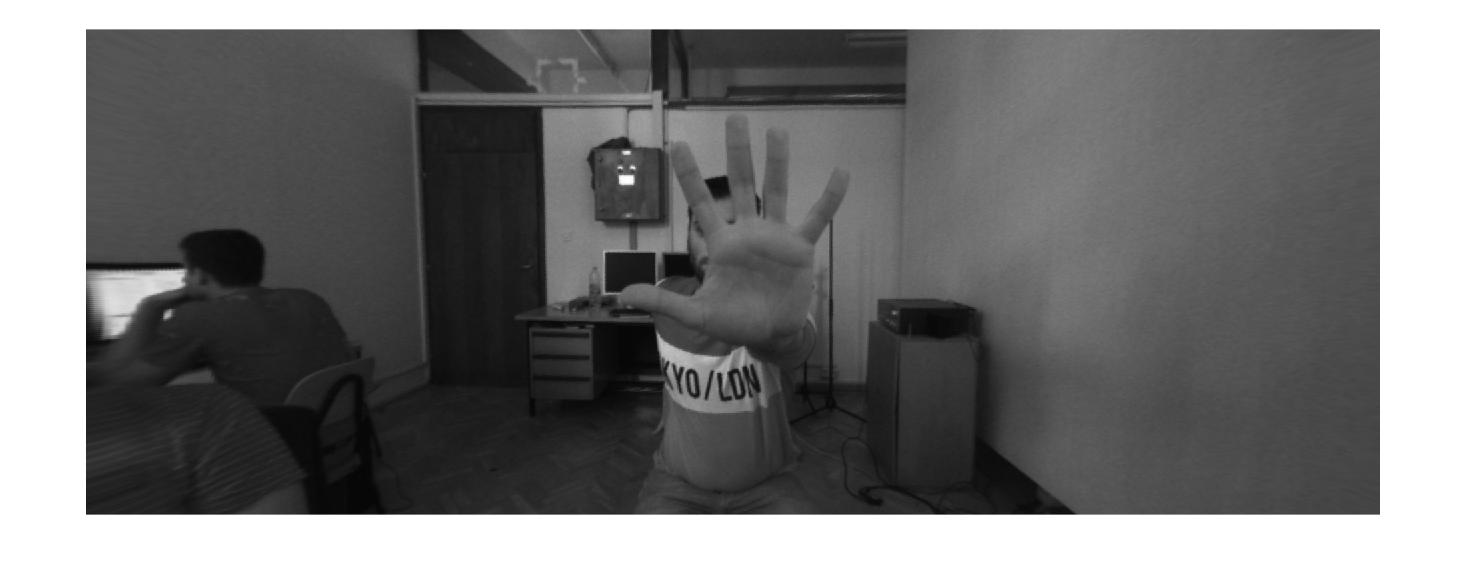
#> input picture rectified imgs matlab/left3.jpg, 1468 x 579 px, found by its file name
$ python Case_depth.py
#> lines starting #> are read from the running program, lines starting #| are printed output that depends on the picture
import numpy as np
from sklearn.preprocessing import normalize
import cv2

print('loading images...')
imgR = cv2.imread("/home/minneyar/Desktop/stereocam2/rectified imgs matlab/left3.jpg")  # downscale images for faster processing if you like
#> imgR is the input picture: shape (579, 1468, 3); min 5, max 255, mean 119.9
imgL = cv2.imread("/home/minneyar/Desktop/stereocam2/rectified imgs matlab/right3.jpg")
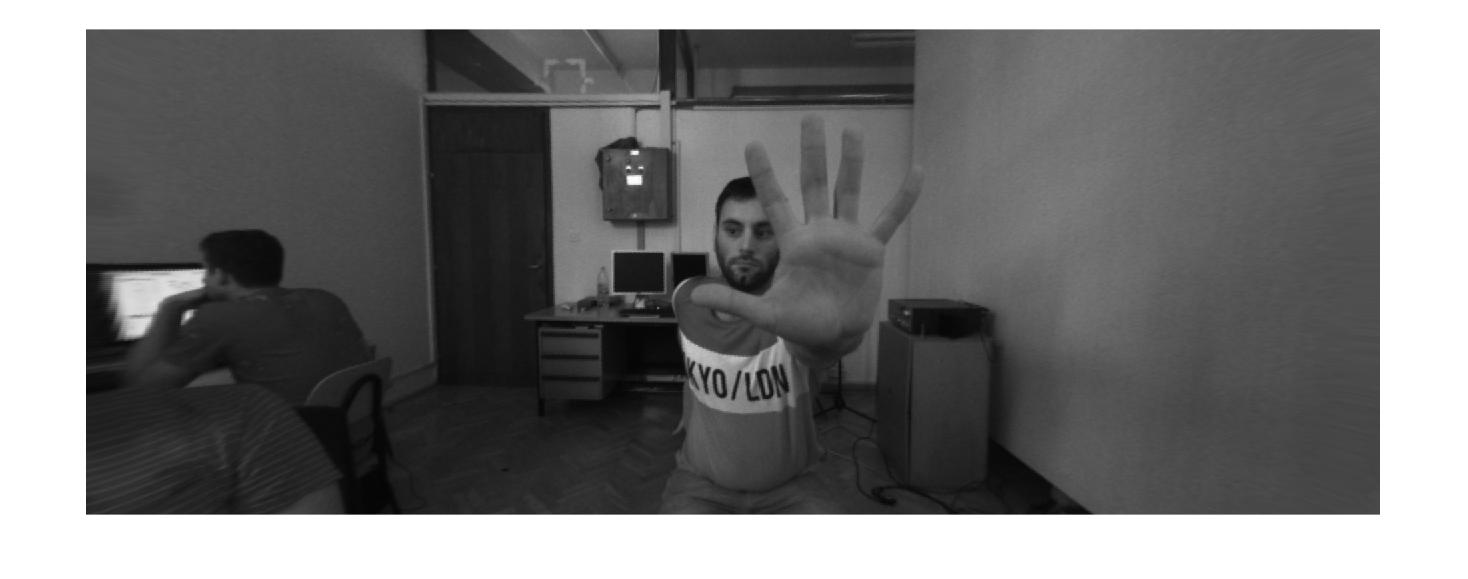
#> input picture rectified imgs matlab/right3.jpg, 1468 x 579 px, found by its file name
#> imgL is the input picture: shape (579, 1468, 3); min 4, max 255, mean 119
cv2.imshow("imgL", imgL)
print("imgL.shape", imgL.shape)
#| imgL.shape (579, 1468, 3)
#imgL = cv2.imread("/home/ivan/PycharmProjects/StereoVision/see3cam/IVAN_stereo/dir_left/left_RGB18.jpg")  # downscale images for faster processing if you like
#imgR = cv2.imread("/home/ivan/PycharmProjects/StereoVision/see3cam/IVAN_stereo/dir_right/right_RGB18.jpg")


# SGBM Parameters -----------------
window_size = 3 # wsize default 3; 5; 7 for SGBM reduced size image; 15 for SGBM full size image (1300px and above); 5 Works nicely

left_matcher = cv2.StereoSGBM_create(
    minDisparity=0,
    numDisparities=160,  # max_disp has to be dividable by 16 f. E. HH 192, 256
    blockSize=5,
    P1=8 * 3 * window_size ** 2,
    # wsize default 3; 5; 7 for SGBM reduced size image; 15 for SGBM full size image (1300px and above); 5 Works nicely
    P2=32 * 3 * window_size ** 2,
    disp12MaxDiff=1,
    uniquenessRatio=15,
    speckleWindowSize=0,
    speckleRange=2,
    preFilterCap=63,
    mode=cv2.STEREO_SGBM_MODE_SGBM_3WAY
)

right_matcher = cv2.ximgproc.createRightMatcher(left_matcher)

# FILTER Parameters
lmbda = 80000
sigma = 1.2
visual_multiplier = 1.0

wls_filter = cv2.ximgproc.createDisparityWLSFilter(matcher_left=left_matcher)
wls_filter.setLambda(lmbda)
wls_filter.setSigmaColor(sigma)

print('computing disparity...')
displ = left_matcher.compute(imgL, imgR)  # .astype(np.float32)/16
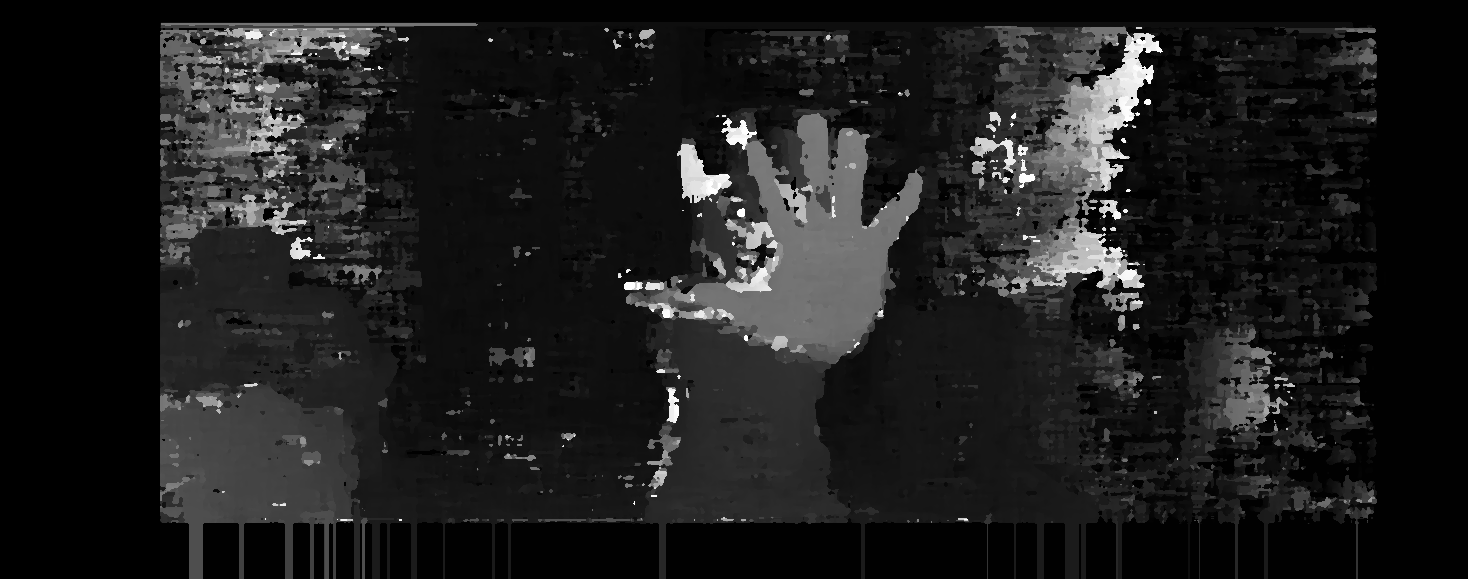
#> displ: shape (579, 1468) int16; min -16, max 2544, mean 282.9; drawn with min black and max white
dispr = right_matcher.compute(imgR, imgL)  # .astype(np.float32)/16
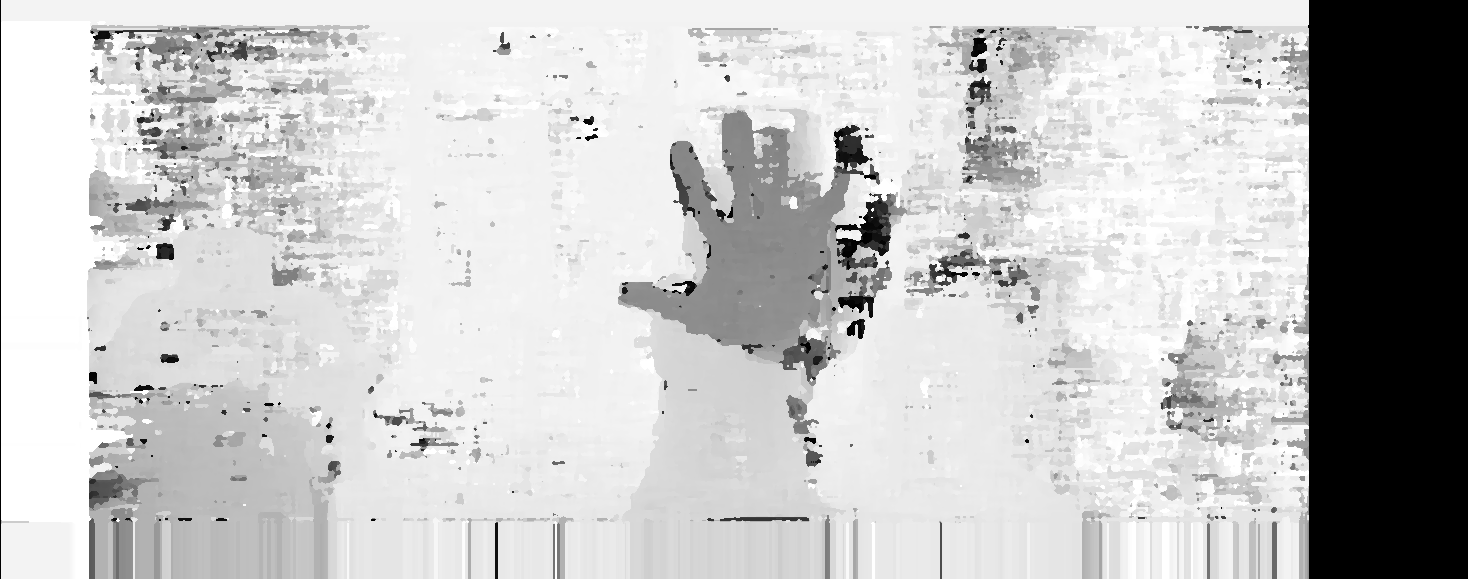
#> dispr: shape (579, 1468) int16; min -2560, max 0, mean -581.9; drawn with min black and max white
displ = np.int16(displ)
dispr = np.int16(dispr)
filteredImg = wls_filter.filter(displ, imgL, None, dispr)  # important to put "imgL" here!!!


filteredImg = cv2.normalize(src=filteredImg, dst=filteredImg, beta=0, alpha=255, norm_type=cv2.NORM_MINMAX);
filteredImg = np.uint8(filteredImg)
image = cv2.applyColorMap(filteredImg,  cv2.COLORMAP_PARULA)
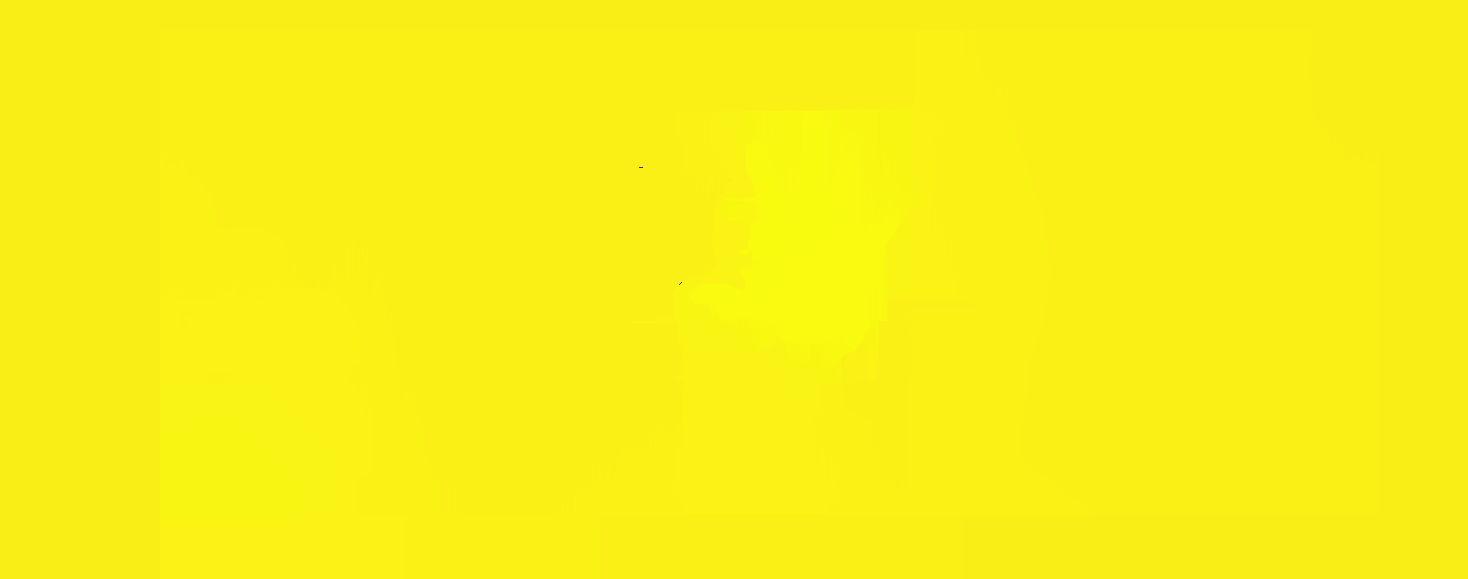
#> image: shape (579, 1468, 3); mean B, G, R 21.6, 240.4, 249.9
cv2.imshow('Disparity Map', image)
print(image.shape, image.dtype)
#| (579, 1468, 3) uint8
#save = cv2.imwrite('/home/minneyar/Desktop/stereocam2/Depth_luka_hot.jpg', cv2.applyColorMap(filteredImg,  cv2.COLORMAP_HOT))

cv2.waitKey()
cv2.destroyAllWindows()
